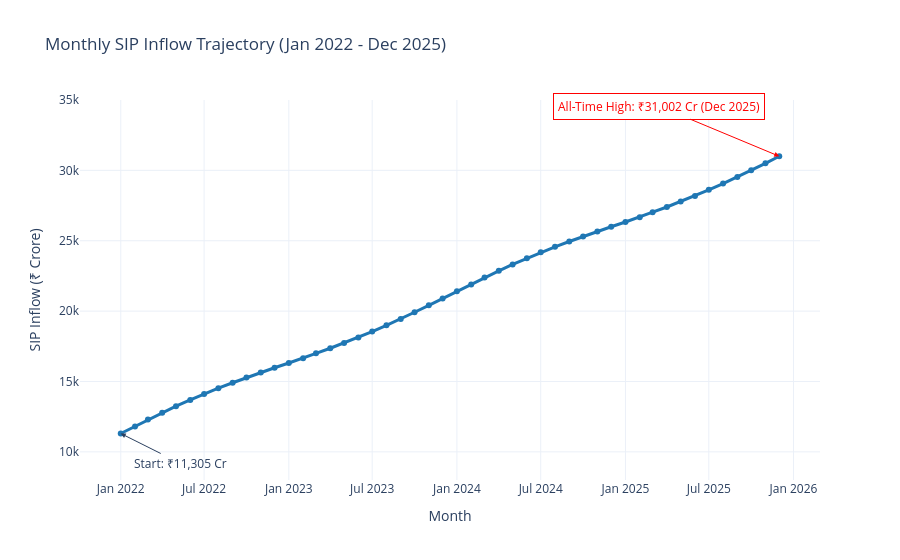

Here is the notebook cell this chart was saved with:
### Markdown cell above
## Section 4: Retail Investment Momentum (Interactive Plotly)

### Code cell
# Plotly Monthly SIP Inflow Time-Series
fig = go.Figure()
fig.add_trace(go.Scatter(
    x=df_sip['month_dt'], y=df_sip['sip_inflow_cr'],
    mode='lines+markers',
    name='Monthly SIP Inflow',
    line=dict(color='rgb(31, 119, 180)', width=3),
    marker=dict(size=6)
))

# Annotate Start
fig.add_annotation(
    x="2022-01-01", y=11305.0,
    text="Start: ₹11,305 Cr",
    showarrow=True, arrowhead=2,
    ax=60, ay=30
)

# Annotate Peak (Dec 2025: 31,002 Cr)
fig.add_annotation(
    x="2025-12-01", y=31002.0,
    text="All-Time High: ₹31,002 Cr (Dec 2025)",
    showarrow=True, arrowhead=2,
    arrowcolor="red",
    ax=-120, ay=-50,
    font=dict(color="red", size=12),
    bordercolor="red", borderwidth=1, borderpad=4, bgcolor="white"
)

fig.update_layout(
    title="Monthly SIP Inflow Trajectory (Jan 2022 - Dec 2025)",
    xaxis_title="Month",
    yaxis_title="SIP Inflow (₹ Crore)",
    template="plotly_white",
    yaxis_range=[8000, 35000]
)
fig.show()

### Figure 1 — Plotly figure (JSON) as saved in the notebook; plotly's stock layout.template omitted (floating-point values rounded to 4 significant figures)
{"data": [{"line": {"color": "rgb(31, 119, 180)", "width": 3}, "marker": {"size": 6}, "mode": "lines+markers", "name": "Monthly SIP Inflow", "type": "scatter", "x": ["2022-01-01T00:00:00.000000", "2022-02-01T00:00:00.000000", "2022-03-01T00:00:00.000000", "2022-04-01T00:00:00.000000", "2022-05-01T00:00:00.000000", "2022-06-01T00:00:00.000000", "2022-07-01T00:00:00.000000", "2022-08-01T00:00:00.000000", "2022-09-01T00:00:00.000000", "2022-10-01T00:00:00.000000", "2022-11-01T00:00:00.000000", "2022-12-01T00:00:00.000000", "2023-01-01T00:00:00.000000", "2023-02-01T00:00:00.000000", "2023-03-01T00:00:00.000000", "2023-04-01T00:00:00.000000", "2023-05-01T00:00:00.000000", "2023-06-01T00:00:00.000000", "2023-07-01T00:00:00.000000", "2023-08-01T00:00:00.000000", "2023-09-01T00:00:00.000000", "2023-10-01T00:00:00.000000", "2023-11-01T00:00:00.000000", "2023-12-01T00:00:00.000000", "2024-01-01T00:00:00.000000", "2024-02-01T00:00:00.000000", "2024-03-01T00:00:00.000000", "2024-04-01T00:00:00.000000", "2024-05-01T00:00:00.000000", "2024-06-01T00:00:00.000000", "2024-07-01T00:00:00.000000", "2024-08-01T00:00:00.000000", "2024-09-01T00:00:00.000000", "2024-10-01T00:00:00.000000", "2024-11-01T00:00:00.000000", "2024-12-01T00:00:00.000000", "2025-01-01T00:00:00.000000", "2025-02-01T00:00:00.000000", "2025-03-01T00:00:00.000000", "2025-04-01T00:00:00.000000", "2025-05-01T00:00:00.000000", "2025-06-01T00:00:00.000000", "2025-07-01T00:00:00.000000", "2025-08-01T00:00:00.000000", "2025-09-01T00:00:00.000000", "2025-10-01T00:00:00.000000", "2025-11-01T00:00:00.000000", "2025-12-01T00:00:00.000000"], "y": [11300.0, 11800.0, 12300.0, 12780.0, 13240.0, 13690.0, 14120.0, 14530.0, 14910.0, 15280.0, 15630.0, 15970.0, 16310.0, 16650.0, 17000.0, 17360.0, 17740.0, 18130.0, 18550.0, 18990.0, 19450.0, 19920.0, 20410.0, 20900.0, 21400.0, 21900.0, 22390.0, 22860.0, 23320.0, 23760.0, 24170.0, 24570.0, 24940.0, 25300.0, 25650.0, 25990.0, 26330.0, 26680.0, 27030.0, 27400.0, 27780.0, 28190.0, 28610.0, 29060.0, 29530.0, 30010.0, 30500.0, 31000.0]}], "layout": {"annotations": [{"arrowhead": 2, "ax": 60, "ay": 30, "showarrow": true, "text": "Start: ₹11,305 Cr", "x": "2022-01-01", "y": 11300.0}, {"arrowcolor": "red", "arrowhead": 2, "ax": -120, "ay": -50, "bgcolor": "white", "bordercolor": "red", "borderpad": 4, "borderwidth": 1, "font": {"color": "red", "size": 12}, "showarrow": true, "text": "All-Time High: ₹31,002 Cr (Dec 2025)", "x": "2025-12-01", "y": 31000.0}], "title": {"text": "Monthly SIP Inflow Trajectory (Jan 2022 - Dec 2025)"}, "xaxis": {"title": {"text": "Month"}}, "yaxis": {"range": [8000, 35000], "title": {"text": "SIP Inflow (₹ Crore)"}}}}
